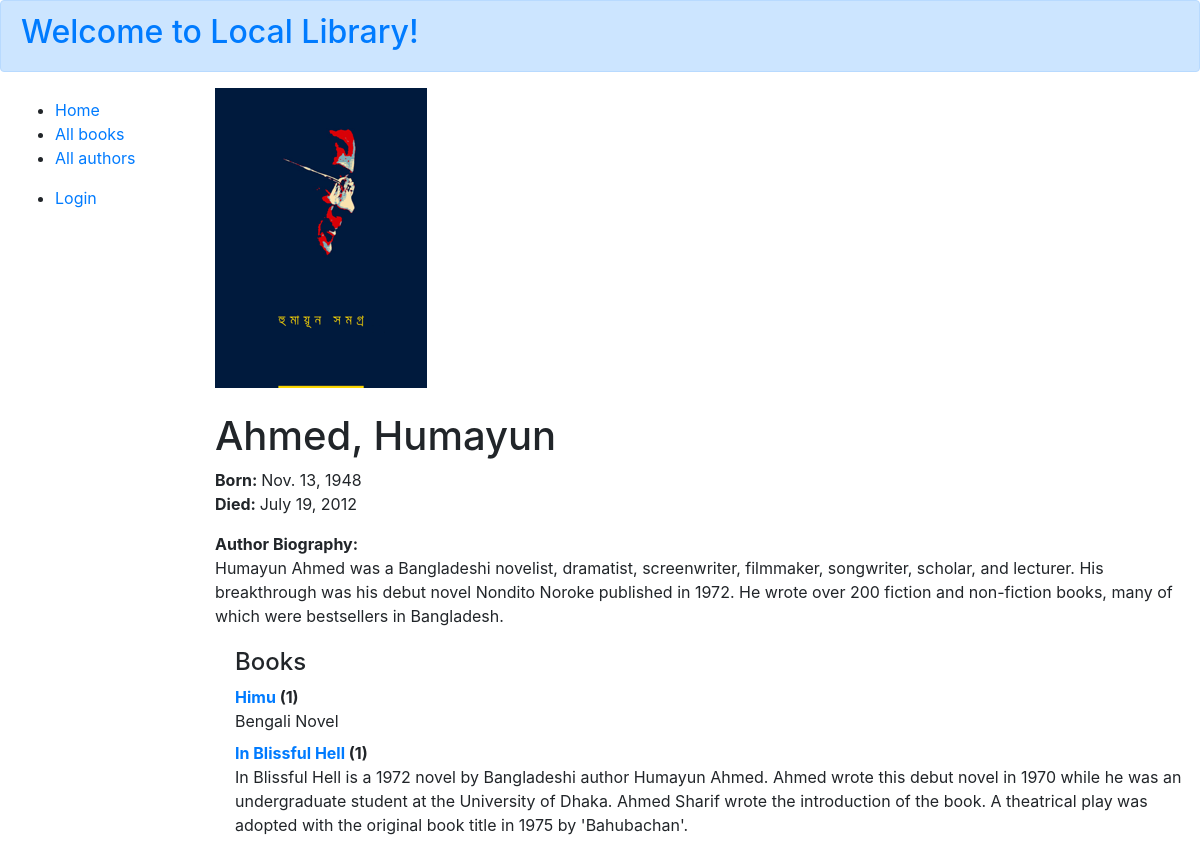
/catalog/author/2, run on the app's committed database.
### catalog/models.py (models this page shows, shortened)
class Author(models.Model):
    profile_picture = models.ImageField(help_text="Profile Picture", null=True, blank=True, default='default_author.jpg')
    first_name = models.CharField(max_length=100)
    last_name = models.CharField(max_length=100)
    date_of_birth = models.DateField(null=True, blank=True)
    date_of_death = models.DateField('died', null=True, blank=True)
    biography = models.TextField(
    max_length=1000, null=True, blank=True, help_text="Enter a brief description about the author")
    class Meta:
        ordering = ['last_name', 'first_name']
    def __str__(self):
        return '{0}, {1}'.format(self.last_name, self.first_name)

class Book(models.Model):
    image = models.ImageField(null=True, blank=True, default='default_book.png')
    title = models.CharField(max_length=200)
    author = models.ForeignKey('Author', on_delete=models.SET_NULL, null=True)
    summary = models.TextField(
        max_length=1000, help_text="Enter a brief description of the book")
    isbn = models.CharField('ISBN', max_length=13,
                            unique=True,
                            help_text='13 Character <a href="https://www.isbn-international.org/content/what-isbn'
                                      '">ISBN number</a>')
    genre = models.ManyToManyField(
        Genre, help_text="Select a genre for this book")
    language = models.CharField(max_length=200, null=True, blank=True)
    class Meta:
        ordering = ['title', 'author']
    def display_genre(self):
        """Creates a string for the Genre. This is required to display genre in Admin."""
        return ', '.join([genre.name for genre in self.genre.all()[:3]])
    display_genre.short_description = 'Genre'
    def __str__(self):
        return self.title

### catalog/views.py (the view)
class AuthorDetailView(generic.DetailView):
    model = Author

### catalog/templates/catalog/author_detail.html
{% extends "base_generic.html" %}
{% block content %}
<div>
<img src="{{ author.profile_picture.url }}"> </div>
<br>
<h1>{{ author }} </h1>
<p><strong>Born: </strong>{{author.date_of_birth}} <br>
    {% if author.date_of_death %} <strong>Died: </strong> {{author.date_of_death}}
    {% else %}
    <p></p>
    {% endif %}</p>
<p><strong>Author Biography:  </strong>  <br>{{ author.biography }}</p>
<div style="margin-left:20px;margin-top:20px">
    {% if author.book_set.all %}
    <h4>Books</h4>
    <dl>
        {% for book in author.book_set.all %}
        <dt><a href="{% url 'book-detail' book.pk %}">{{book}}</a> ({{book.bookinstance_set.all.count}})</dt>
        <dd>{{book.summary}}</dd>
        {% endfor %}
    </dl>
    {% else %}
    <h5>No book of this author is added yet</h5>
    {% endif %}
</div>
{% endblock %}

### data on the page
Author: profile_picture (picture), last_name+first_name "Ahmed, Humayun", date_of_birth "Nov. 13, 1948", date_of_death "July 19, 2012", biography "Humayun Ahmed was a Bangladeshi novelist, dramatist, screenwriter, filmmaker, songwriter, scholar, and lecturer. His breakthrough was his debut novel Nondito Noroke published in 1972. He wrote over 200 fiction and non-fiction books, many of which were bestsellers in Bangladesh."
Book: title "Himu", bookinstance_set.all.count "1", summary "Bengali Novel"
Book: title "In Blissful Hell", bookinstance_set.all.count "1", summary "In Blissful Hell is a 1972 novel by Bangladeshi author Humayun Ahmed. Ahmed wrote this debut novel in 1970 while he was an undergraduate student at the University of Dhaka. Ahmed Sharif wrote the introduction of the book. A theatrical play was adopted with the original book title in 1975 by 'Bahubachan'."
